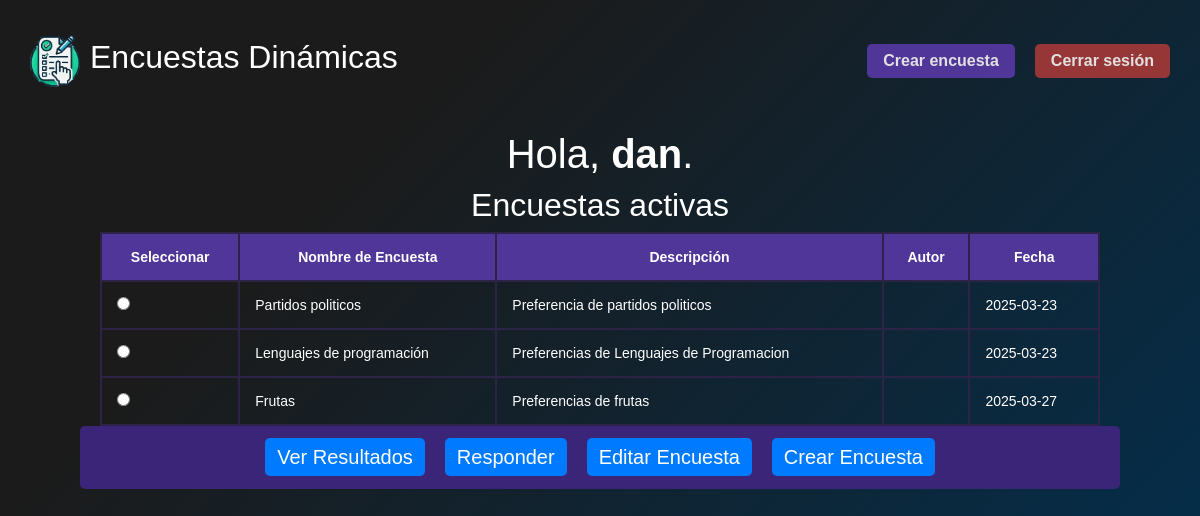
Page /encuestas_propias.php (signed in) on the committed database.
### tables this page shows
CREATE TABLE `enc_encuestasm` (
  `idencuesta` int(11) NOT NULL,
  `nombre` varchar(255) NOT NULL,
  `descripcion` varchar(255) NOT NULL,
  `idusuario` int(11) NOT NULL,
  `fecha` date NOT NULL,
  `activo` varchar(1) NOT NULL
);

### encuestas_propias.php (the view, shortened to what this page needs)
<?php
$username = "root";
$password = "";
$database = "db_encuestas";
$mysqli = new mysqli("localhost", $username, $password, $database);
$query = "SELECT * FROM enc_encuestasm INNER JOIN usuarios ON enc_encuestasm.idusuario=usuarios.idusuario ORDER BY idencuesta ASC";
?>
<!DOCTYPE html>
<html lang="es">
<head>
    <link rel="stylesheet" href="https://stackpath.bootstrapcdn.com/bootstrap/4.5.2/css/bootstrap.min.css">
    <link rel="stylesheet" href="./assets/css/style.css">
</head>
<body>
    <?php include __DIR__ . "/includes/header.php"; ?>
    <div class="items-welcome">
        <div class="wrap-welcome">
            <h1>Hola, <b><?php echo htmlspecialchars($_SESSION["username"]); ?></b>.</h1>
        </div>
        <div class="wrap-welcome">
            <h2>Encuestas activas</h2>
            <form id="formSeleccionEncuesta">
                <table class="table-welcome">
                    <tr>
                        <th>Seleccionar</th>
                        <th>Nombre de Encuesta</th>
                        <th>Descripción</th>
                        <th>Autor</th>
                        <th>Fecha</th>
                    </tr>
                    <?php
                    if ($result = $mysqli->query($query)) {
                        while ($row = $result->fetch_assoc()) {
                            $idEncuesta = $row["idencuesta"];
                            $nombre = $row["nombre"];
                            $descripcion = $row["descripcion"];
                            $autor = $row["nombreU"];
                            $fecha = $row["fecha"];
                            echo "<tr>
                                    <td><input type='radio' name='seleccionEncuesta' value='$idEncuesta' onclick='actualizarEnlaces($idEncuesta)'></td>
                                    <td>$nombre</td>
                                    <td>$descripcion</td>
                                    <td>$autor</td>
                                    <td>$fecha</td>
                                  </tr>";
                        }
                    }
                    ?>
                </table>
            </form>
        </div>
        <nav>
            <ul class="nav-menu">
                <li><a href="#" id="verResultados">Ver Resultados</a></li>
                <li><a href="#" id="responderEncuesta">Responder</a></li>
                <li><a href="#" id="editarEncuesta">Editar Encuesta</a></li>
                <li><a href="agregar.php">Crear Encuesta</a></li>
            </ul>
        </nav>
    </div>
</body>
</html>

### assets/css/style.css (style rules this page uses)
* { font-family: 'Arial'; color: white; }
html, body { height: 100%; min-height: 100vh; margin: 0; padding: 0; background-color: #003153; background-image: linear-gradient(315deg, #003153 0%, #1B1B1B 74%); width: 100%; overflow-x: hidden; }
a { color: white; transition: all 0.3s ease 0s; }
input { color: rgb(39, 39, 39); }
.items-welcome { display: inline-flex; flex-direction: column; }
.table-welcome { width: 750px; border-collapse: collapse; margin: 20px 0px 200px 0px; }
th, td { border: 4px solid #51369A; padding: 8px; text-align: left; }
.nav-menu { display: flex; flex-wrap: wrap; justify-content: center; background-color: #3b2579; padding: 10px; border-radius: 5px; list-style: none; }
.nav-menu li { margin: 10px; }
.nav-menu a { font-size: 20px; padding: 8px 12px; }
.table-welcome { width: 100%; max-width: 1000px; margin: auto; border-collapse: collapse; }
.table-welcome td, .table-welcome th { border: 2px solid #2c2347; padding: 15px; }
.table-welcome th { background-color: #51369A; text-align: center; }
.items-welcome { width: 100%; padding: 0.5rem 5rem; }

### encuestas_propias.php (style rules this page uses)
body { font: 14px sans-serif; text-align: center; }
.table-welcome { width: 80%; margin: 20px auto; border-collapse: collapse; }
.table-welcome td, .table-welcome th { border: 1px solid black; padding: 10px; }
.table-welcome th { background-color: #f2f2f2; }
.nav-menu { list-style-type: none; padding: 0; }
.nav-menu li { display: inline; margin: 10px; }
.nav-menu a { text-decoration: none; padding: 10px 15px; background-color: #007bff; color: white; border-radius: 5px; }

### rows in the picture
enc_encuestasm: nombre "Partidos politicos", descripcion "Preferencia de partidos politicos", fecha "2025-03-23"
enc_encuestasm: nombre "Lenguajes de programación", descripcion "Preferencias de Lenguajes de Programacion", fecha "2025-03-23"
enc_encuestasm: nombre "Frutas", descripcion "Preferencias de frutas", fecha "2025-03-27"

### other values in the picture
$_SESSION["username"] "dan"
